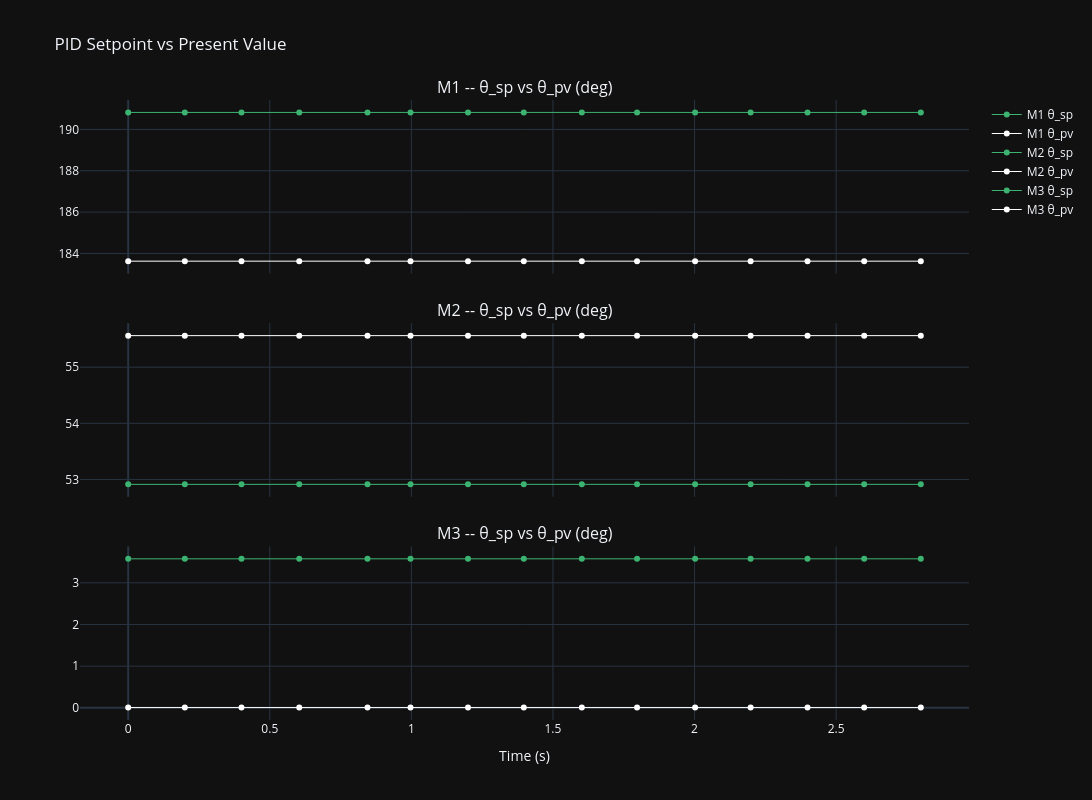

Notebook source saved alongside this figure:
### Markdown cell above
# PID: Position Setpoint vs Present Value (θ, Base-frame motor angles)

### Code cell
fig = make_subplots(rows=3, cols=1, shared_xaxes=True,
    subplot_titles=[f"{ax} -- θ_sp vs θ_pv (deg)" for ax in AXES], vertical_spacing=0.08)
for i, ax in enumerate(AXES):
    row = i + 1
    fig.add_trace(go.Scatter(x=pid_df.t_sec, y=pid_df[f"θ_sp_{row}"], name=f"{ax} θ_sp",
        line=dict(color="mediumseagreen", width=1)), row=row, col=1)
    fig.add_trace(go.Scatter(x=pid_df.t_sec, y=pid_df[f"θ_pv_{row}"], name=f"{ax} θ_pv",
        line=dict(color="white", width=1)), row=row, col=1)
fig.update_xaxes(title_text="Time (s)", row=3, col=1)
fig.update_layout(height=800, width=1300, template="plotly_dark", hovermode="x unified",
    title="PID Setpoint vs Present Value", legend=dict(groupclick="toggleitem"))
fig.show()

### Figure 1 — Plotly figure (JSON) as saved in the notebook; plotly's stock layout.template omitted (floating-point values rounded to 4 significant figures)
{"data": [{"line": {"color": "mediumseagreen", "width": 1}, "name": "M1 θ_sp", "type": "scatter", "x": [0.0, 0.2, 0.4, 0.604, 0.845, 0.997, 1.2, 1.397, 1.602, 1.797, 2.002, 2.198, 2.399, 2.599, 2.799], "xaxis": "x", "y": [190.8, 190.8, 190.8, 190.8, 190.8, 190.8, 190.8, 190.8, 190.8, 190.8, 190.8, 190.8, 190.8, 190.8, 190.8], "yaxis": "y"}, {"line": {"color": "white", "width": 1}, "name": "M1 θ_pv", "type": "scatter", "x": [0.0, 0.2, 0.4, 0.604, 0.845, 0.997, 1.2, 1.397, 1.602, 1.797, 2.002, 2.198, 2.399, 2.599, 2.799], "xaxis": "x", "y": [183.6, 183.6, 183.6, 183.6, 183.6, 183.6, 183.6, 183.6, 183.6, 183.6, 183.6, 183.6, 183.6, 183.6, 183.6], "yaxis": "y"}, {"line": {"color": "mediumseagreen", "width": 1}, "name": "M2 θ_sp", "type": "scatter", "x": [0.0, 0.2, 0.4, 0.604, 0.845, 0.997, 1.2, 1.397, 1.602, 1.797, 2.002, 2.198, 2.399, 2.599, 2.799], "xaxis": "x2", "y": [52.91, 52.91, 52.91, 52.91, 52.91, 52.91, 52.91, 52.91, 52.91, 52.91, 52.91, 52.91, 52.91, 52.91, 52.91], "yaxis": "y2"}, {"line": {"color": "white", "width": 1}, "name": "M2 θ_pv", "type": "scatter", "x": [0.0, 0.2, 0.4, 0.604, 0.845, 0.997, 1.2, 1.397, 1.602, 1.797, 2.002, 2.198, 2.399, 2.599, 2.799], "xaxis": "x2", "y": [55.56, 55.56, 55.56, 55.56, 55.56, 55.56, 55.56, 55.56, 55.56, 55.56, 55.56, 55.56, 55.56, 55.56, 55.56], "yaxis": "y2"}, {"line": {"color": "mediumseagreen", "width": 1}, "name": "M3 θ_sp", "type": "scatter", "x": [0.0, 0.2, 0.4, 0.604, 0.845, 0.997, 1.2, 1.397, 1.602, 1.797, 2.002, 2.198, 2.399, 2.599, 2.799], "xaxis": "x3", "y": [3.575, 3.575, 3.575, 3.575, 3.575, 3.575, 3.575, 3.575, 3.575, 3.575, 3.575, 3.575, 3.575, 3.575, 3.575], "yaxis": "y3"}, {"line": {"color": "white", "width": 1}, "name": "M3 θ_pv", "type": "scatter", "x": [0.0, 0.2, 0.4, 0.604, 0.845, 0.997, 1.2, 1.397, 1.602, 1.797, 2.002, 2.198, 2.399, 2.599, 2.799], "xaxis": "x3", "y": [0.005814, 0.005768, 0.005736, 0.00571, 0.005709, 0.005715, 0.005719, 0.005752, 0.005785, 0.005816, 0.00586, 0.005904, 0.005846, 0.005782, 0.005721], "yaxis": "y3"}], "layout": {"annotations": [{"font": {"size": 16}, "showarrow": false, "text": "M1 -- θ_sp vs θ_pv (deg)", "x": 0.5, "xanchor": "center", "xref": "paper", "y": 1.0, "yanchor": "bottom", "yref": "paper"}, {"font": {"size": 16}, "showarrow": false, "text": "M2 -- θ_sp vs θ_pv (deg)", "x": 0.5, "xanchor": "center", "xref": "paper", "y": 0.64, "yanchor": "bottom", "yref": "paper"}, {"font": {"size": 16}, "showarrow": false, "text": "M3 -- θ_sp vs θ_pv (deg)", "x": 0.5, "xanchor": "center", "xref": "paper", "y": 0.28, "yanchor": "bottom", "yref": "paper"}], "height": 800, "hovermode": "x unified", "legend": {"groupclick": "toggleitem"}, "title": {"text": "PID Setpoint vs Present Value"}, "width": 1300, "xaxis": {"anchor": "y", "domain": [0.0, 1.0], "matches": "x3", "showticklabels": false}, "xaxis2": {"anchor": "y2", "domain": [0.0, 1.0], "matches": "x3", "showticklabels": false}, "xaxis3": {"anchor": "y3", "domain": [0.0, 1.0], "title": {"text": "Time (s)"}}, "yaxis": {"anchor": "x", "domain": [0.72, 1.0]}, "yaxis2": {"anchor": "x2", "domain": [0.36, 0.64]}, "yaxis3": {"anchor": "x3", "domain": [0.0, 0.28]}}}
